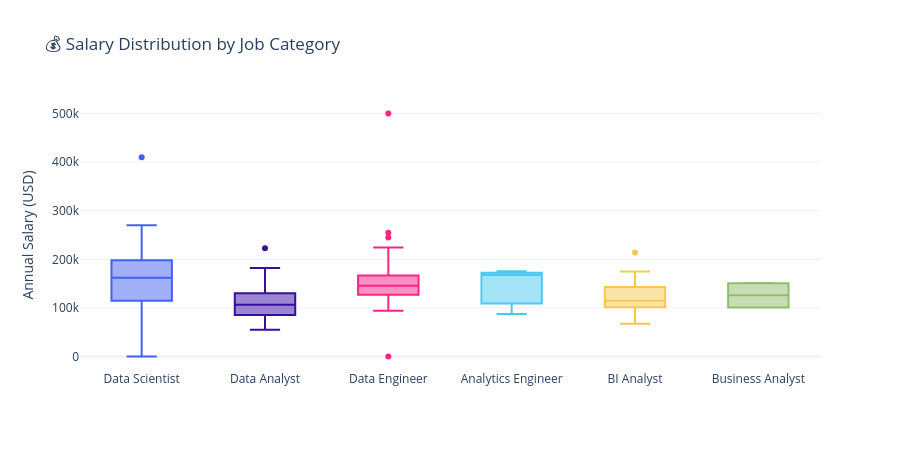

The cell this chart's notebook holds for it:
### Markdown cell above
---
## 4. Salary Analysis <a id="4-salary-analysis"></a>

Understanding compensation across roles, seniority, and skills.

### Code cell
# Filter to jobs with salary data
salary_jobs = jobs[jobs['salary_avg'].notna()].copy()
print(f"📊 Analyzing {len(salary_jobs)} jobs with salary data ({len(salary_jobs)/total_jobs*100:.0f}% of total)")

# Salary by Category — Box Plot
fig = px.box(
    salary_jobs[salary_jobs['job_category'] != 'Other'],
    x='job_category', y='salary_avg',
    color='job_category',
    color_discrete_sequence=PALETTE,
    title='💰 Salary Distribution by Job Category',
    labels={'salary_avg': 'Annual Salary (USD)', 'job_category': 'Category'},
)
fig.update_layout(height=450, showlegend=False, xaxis_title='')
fig.show()

### Figure 1 — Plotly figure (JSON) as saved in the notebook; plotly's stock layout.template omitted (floating-point values rounded to 4 significant figures)
{"data": [{"alignmentgroup": "True", "hovertemplate": "Category=%{x}<br>Annual Salary (USD)=%{y}<extra></extra>", "legendgroup": "Data Scientist", "marker": {"color": "#4361EE"}, "name": "Data Scientist", "notched": false, "offsetgroup": "Data Scientist", "orientation": "v", "showlegend": true, "type": "box", "x": ["Data Scientist", "Data Scientist", "Data Scientist", "Data Scientist", "Data Scientist", "Data Scientist", "Data Scientist", "Data Scientist", "Data Scientist", "Data Scientist", "Data Scientist", "Data Scientist", "Data Scientist", "Data Scientist", "Data Scientist", "Data Scientist", "Data Scientist", "Data Scientist", "Data Scientist", "Data Scientist", "Data Scientist", "Data Scientist", "Data Scientist", "Data Scientist", "Data Scientist", "Data Scientist", "Data Scientist", "Data Scientist", "Data Scientist", "Data Scientist", "Data Scientist", "Data Scientist", "Data Scientist", "Data Scientist", "Data Scientist", "Data Scientist", "Data Scientist", "Data Scientist", "Data Scientist", "Data Scientist", "Data Scientist", "Data Scientist", "Data Scientist", "Data Scientist", "Data Scientist", "Data Scientist", "Data Scientist", "Data Scientist", "Data Scientist", "Data Scientist", "Data Scientist", "Data Scientist", "Data Scientist", "Data Scientist", "Data Scientist", "Data Scientist", "Data Scientist", "Data Scientist", "Data Scientist", "Data Scientist", "Data Scientist", "Data Scientist", "Data Scientist", "Data Scientist", "Data Scientist", "Data Scientist", "Data Scientist", "Data Scientist", "Data Scientist", "Data Scientist", "Data Scientist", "Data Scientist", "Data Scientist", "Data Scientist", "Data Scientist", "Data Scientist", "Data Scientist"], "x0": " ", "xaxis": "x", "y": [114400.0, 114900.0, 212000.0, 44720.0, 45.0, 230000.0, 78670.0, 262500.0, 99500.0, 207500.0, 102500.0, 237500.0, 95000.0, 208000.0, 220000.0, 130000.0, 114900.0, 99500.0, 135000.0, 212500.0, 225000.0, 232500.0, 104000.0, 171600.0, 115000.0, 101000.0, 167500.0, 208000.0, 204800.0, 163900.0, 174600.0, 122500.0, 167500.0, 180000.0, 240200.0, 190000.0, 165000.0, 150000.0, 150100.0, 155000.0, 55440.0, 162200.0, 133000.0, 174500.0, 170000.0, 105500.0, 119600.0, 182000.0, 145000.0, 114400.0, 150000.0, 222500.0, 196000.0, 222500.0, 410000.0, 121900.0, 157000.0, 151900.0, 88400.0, 63000.0, 195500.0, 270000.0, 182000.0, 109200.0, 99500.0, 247800.0, 91650.0, 193500.0, 140000.0, 143600.0, 178100.0, 101000.0, 174000.0, 118300.0, 180000.0, 196000.0, 252800.0], "y0": " ", "yaxis": "y"}, {"alignmentgroup": "True", "hovertemplate": "Category=%{x}<br>Annual Salary (USD)=%{y}<extra></extra>", "legendgroup": "Data Analyst", "marker": {"color": "#3A0CA3"}, "name": "Data Analyst", "notched": false, "offsetgroup": "Data Analyst", "orientation": "v", "showlegend": true, "type": "box", "x": ["Data Analyst", "Data Analyst", "Data Analyst", "Data Analyst", "Data Analyst", "Data Analyst", "Data Analyst", "Data Analyst", "Data Analyst", "Data Analyst", "Data Analyst", "Data Analyst", "Data Analyst", "Data Analyst", "Data Analyst", "Data Analyst", "Data Analyst", "Data Analyst", "Data Analyst", "Data Analyst", "Data Analyst", "Data Analyst", "Data Analyst", "Data Analyst", "Data Analyst", "Data Analyst", "Data Analyst", "Data Analyst", "Data Analyst", "Data Analyst", "Data Analyst", "Data Analyst", "Data Analyst", "Data Analyst", "Data Analyst", "Data Analyst", "Data Analyst", "Data Analyst", "Data Analyst", "Data Analyst", "Data Analyst", "Data Analyst", "Data Analyst", "Data Analyst", "Data Analyst", "Data Analyst", "Data Analyst", "Data Analyst", "Data Analyst", "Data Analyst", "Data Analyst", "Data Analyst", "Data Analyst", "Data Analyst", "Data Analyst", "Data Analyst", "Data Analyst", "Data Analyst", "Data Analyst", "Data Analyst", "Data Analyst", "Data Analyst", "Data Analyst", "Data Analyst", "Data Analyst", "Data Analyst", "Data Analyst", "Data Analyst", "Data Analyst", "Data Analyst", "Data Analyst", "Data Analyst", "Data Analyst", "Data Analyst", "Data Analyst", "Data Analyst", "Data Analyst", "Data Analyst", "Data Analyst", "Data Analyst"], "x0": " ", "xaxis": "x", "y": [95000.0, 122500.0, 88400.0, 124800.0, 67600.0, 89440.0, 136500.0, 60560.0, 62400.0, 110200.0, 115000.0, 109500.0, 155000.0, 222600.0, 175800.0, 95000.0, 72800.0, 112300.0, 80500.0, 87500.0, 130000.0, 90650.0, 115600.0, 92560.0, 145600.0, 112500.0, 89000.0, 135200.0, 156000.0, 130000.0, 68330.0, 119000.0, 81190.0, 69780.0, 84300.0, 110800.0, 85550.0, 133700.0, 114400.0, 179900.0, 175800.0, 109100.0, 73460.0, 93600.0, 124800.0, 100000.0, 130000.0, 78950.0, 182000.0, 165400.0, 164500.0, 115000.0, 78000.0, 167500.0, 57200.0, 88400.0, 124800.0, 90000.0, 87500.0, 124600.0, 81190.0, 104000.0, 62250.0, 55120.0, 95000.0, 90650.0, 156000.0, 83200.0, 100000.0, 161000.0, 85000.0, 122800.0, 72800.0, 103500.0, 130000.0, 125000.0, 100000.0, 80080.0, 110000.0, 176800.0], "y0": " ", "yaxis": "y"}, {"alignmentgroup": "True", "hovertemplate": "Category=%{x}<br>Annual Salary (USD)=%{y}<extra></extra>", "legendgroup": "Data Engineer", "marker": {"color": "#F72585"}, "name": "Data Engineer", "notched": false, "offsetgroup": "Data Engineer", "orientation": "v", "showlegend": true, "type": "box", "x": ["Data Engineer", "Data Engineer", "Data Engineer", "Data Engineer", "Data Engineer", "Data Engineer", "Data Engineer", "Data Engineer", "Data Engineer", "Data Engineer", "Data Engineer", "Data Engineer", "Data Engineer", "Data Engineer", "Data Engineer", "Data Engineer", "Data Engineer", "Data Engineer", "Data Engineer", "Data Engineer", "Data Engineer", "Data Engineer", "Data Engineer", "Data Engineer", "Data Engineer", "Data Engineer", "Data Engineer", "Data Engineer", "Data Engineer", "Data Engineer", "Data Engineer", "Data Engineer", "Data Engineer", "Data Engineer", "Data Engineer", "Data Engineer", "Data Engineer", "Data Engineer", "Data Engineer", "Data Engineer", "Data Engineer", "Data Engineer", "Data Engineer", "Data Engineer", "Data Engineer", "Data Engineer", "Data Engineer", "Data Engineer", "Data Engineer", "Data Engineer", "Data Engineer", "Data Engineer", "Data Engineer", "Data Engineer", "Data Engineer", "Data Engineer", "Data Engineer", "Data Engineer", "Data Engineer", "Data Engineer", "Data Engineer", "Data Engineer", "Data Engineer", "Data Engineer", "Data Engineer", "Data Engineer", "Data Engineer", "Data Engineer", "Data Engineer", "Data Engineer", "Data Engineer", "Data Engineer", "Data Engineer", "Data Engineer", "Data Engineer"], "x0": " ", "xaxis": "x", "y": [155600.0, 130000.0, 122800.0, 125000.0, 163900.0, 148500.0, 186600.0, 177500.0, 138800.0, 150000.0, 130000.0, 97280.0, 155000.0, 110000.0, 147500.0, 138600.0, 170000.0, 156000.0, 125000.0, 99000.0, 140400.0, 182100.0, 145600.0, 119600.0, 111300.0, 160000.0, 156000.0, 245000.0, 142500.0, 500000.0, 156000.0, 140000.0, 167500.0, 172500.0, 140400.0, 136300.0, 130000.0, 126900.0, 151900.0, 177500.0, 117500.0, 135200.0, 138500.0, 145000.0, 224500.0, 165000.0, 199500.0, 125000.0, 150000.0, 150000.0, 127600.0, 130800.0, 178900.0, 155000.0, 254900.0, 75.0, 117500.0, 156000.0, 185500.0, 94000.0, 120000.0, 126500.0, 182000.0, 200000.0, 163600.0, 201200.0, 175000.0, 135600.0, 117500.0, 98800.0, 145000.0, 174000.0, 125600.0, 130000.0, 156000.0], "y0": " ", "yaxis": "y"}, {"alignmentgroup": "True", "hovertemplate": "Category=%{x}<br>Annual Salary (USD)=%{y}<extra></extra>", "legendgroup": "Analytics Engineer", "marker": {"color": "#4CC9F0"}, "name": "Analytics Engineer", "notched": false, "offsetgroup": "Analytics Engineer", "orientation": "v", "showlegend": true, "type": "box", "x": ["Analytics Engineer", "Analytics Engineer", "Analytics Engineer", "Analytics Engineer", "Analytics Engineer"], "x0": " ", "xaxis": "x", "y": [175500.0, 87500.0, 116100.0, 167500.0, 171600.0], "y0": " ", "yaxis": "y"}, {"alignmentgroup": "True", "hovertemplate": "Category=%{x}<br>Annual Salary (USD)=%{y}<extra></extra>", "legendgroup": "BI Analyst", "marker": {"color": "#F9C74F"}, "name": "BI Analyst", "notched": false, "offsetgroup": "BI Analyst", "orientation": "v", "showlegend": true, "type": "box", "x": ["BI Analyst", "BI Analyst", "BI Analyst", "BI Analyst", "BI Analyst", "BI Analyst", "BI Analyst", "BI Analyst", "BI Analyst", "BI Analyst", "BI Analyst", "BI Analyst", "BI Analyst", "BI Analyst", "BI Analyst", "BI Analyst"], "x0": " ", "xaxis": "x", "y": [137500.0, 102500.0, 174800.0, 120000.0, 109200.0, 214100.0, 100500.0, 97500.0, 132300.0, 110000.0, 148700.0, 87500.0, 107500.0, 133100.0, 166400.0, 67500.0], "y0": " ", "yaxis": "y"}, {"alignmentgroup": "True", "hovertemplate": "Category=%{x}<br>Annual Salary (USD)=%{y}<extra></extra>", "legendgroup": "Business Analyst", "marker": {"color": "#90BE6D"}, "name": "Business Analyst", "notched": false, "offsetgroup": "Business Analyst", "orientation": "v", "showlegend": true, "type": "box", "x": ["Business Analyst", "Business Analyst", "Business Analyst", "Business Analyst"], "x0": " ", "xaxis": "x", "y": [100700.0, 101300.0, 150500.0, 151400.0], "y0": " ", "yaxis": "y"}], "layout": {"boxmode": "overlay", "height": 450, "legend": {"title": {"text": "Category"}, "tracegroupgap": 0}, "showlegend": false, "title": {"text": "💰 Salary Distribution by Job Category"}, "xaxis": {"anchor": "y", "categoryarray": ["Data Scientist", "Data Analyst", "Data Engineer", "Analytics Engineer", "BI Analyst", "Business Analyst"], "categoryorder": "array", "domain": [0.0, 1.0], "title": {"text": ""}}, "yaxis": {"anchor": "x", "domain": [0.0, 1.0], "title": {"text": "Annual Salary (USD)"}}}}
